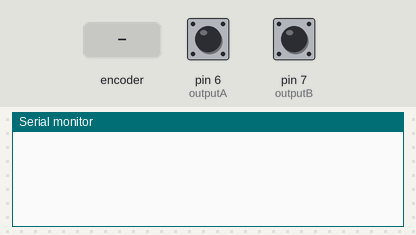
A sketch run on a simulated Arduino Uno, built with avr-gcc and run on an emulated ATmega328P. Shown: the last lines printed to the serial monitor. The test bench sets the inputs (shaded band); at power-on: pin 6 (outputA) HIGH, pin 7 (outputB) HIGH.

Above: at 1.2 s.
1.3 s: rotary encoder on pin 6 (outputA) / pin 7 (outputB) turned 1 step (first pin leading)
At 2.4 s:
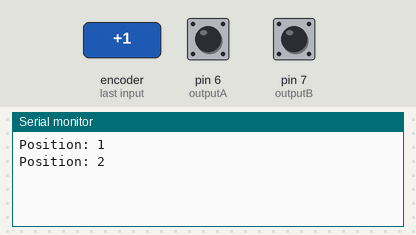
3.0 s: rotary encoder on pin 6 (outputA) / pin 7 (outputB) turned 1 step (first pin leading)
At 3.7 s:
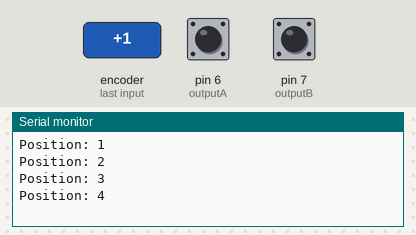
Timing chart, 0 to 6.0 s (numbered marks = the images above; inputs shaded):
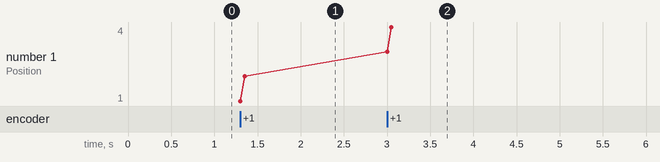

Measured:
- after the input at 1.3 s, the serial monitor: prints a new line at once (image 1)
- after the input at 3.0 s, the serial monitor: prints a new line at once (image 2)
- plotted number 1: 2 → 4 after the input at 3.0 s

The sketch:

rotary_encoder.ino
```cpp
/*     Arduino Rotary Encoder Tutorial
 *
 *  by Dejan Nedelkovski, www.HowToMechatronics.com
 *
 */

 #define outputA 6
 #define outputB 7
 int rtCounter = 0;
 int aState;
 int aLastState;

 void setup() {
   pinMode (outputA,INPUT);
   pinMode (outputB,INPUT);

   Serial.begin (9600);
   // Reads the initial state of the outputA
   aLastState = digitalRead(outputA);
 }

 void loop() {
   aState = digitalRead(outputA); // Reads the "current" state of the outputA
   // If the previous and the current state of the outputA are different, that means a Pulse has occured
   if (aState != aLastState){
     // If the outputB state is different to the outputA state, that means the encoder is rotating clockwise
     if (digitalRead(outputB) != aState) {
       rtCounter ++;
     } else {
       rtCounter --;
     }
     Serial.print("Position: ");
     Serial.println(rtCounter);
   }
   aLastState = aState; // Updates the previous state of the outputA with the current state
 }
```
